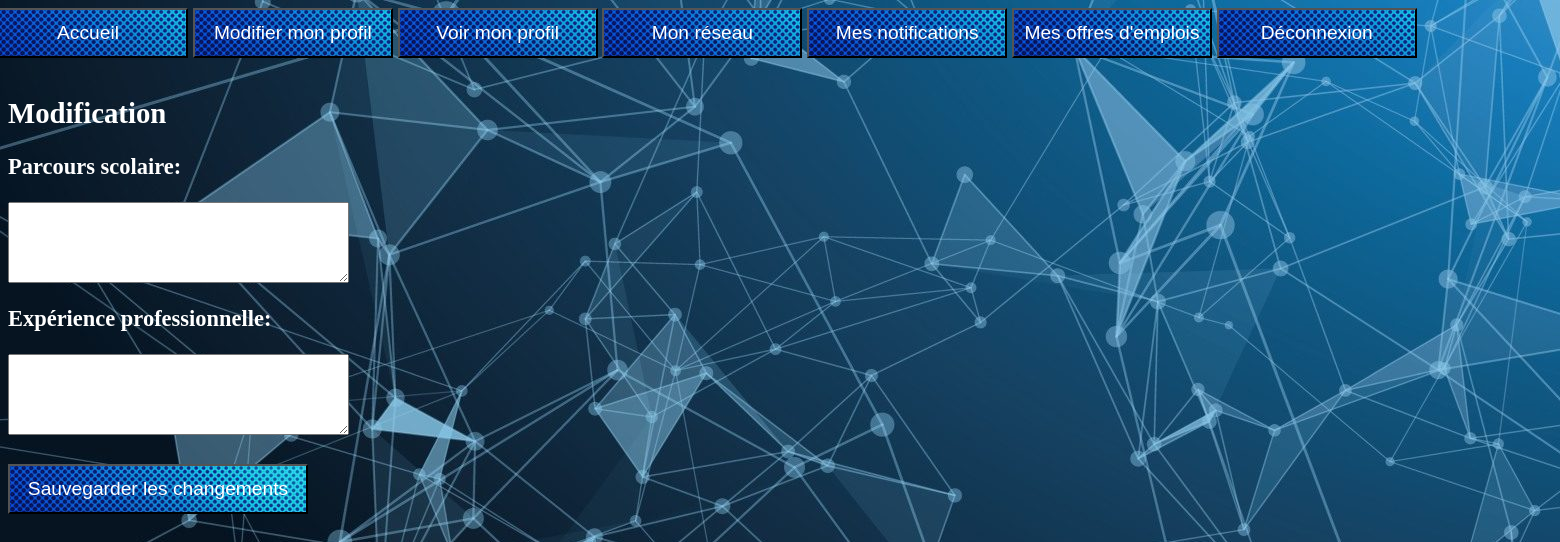
Page /modifier_etudes_experience_front.php on the earlier database version.
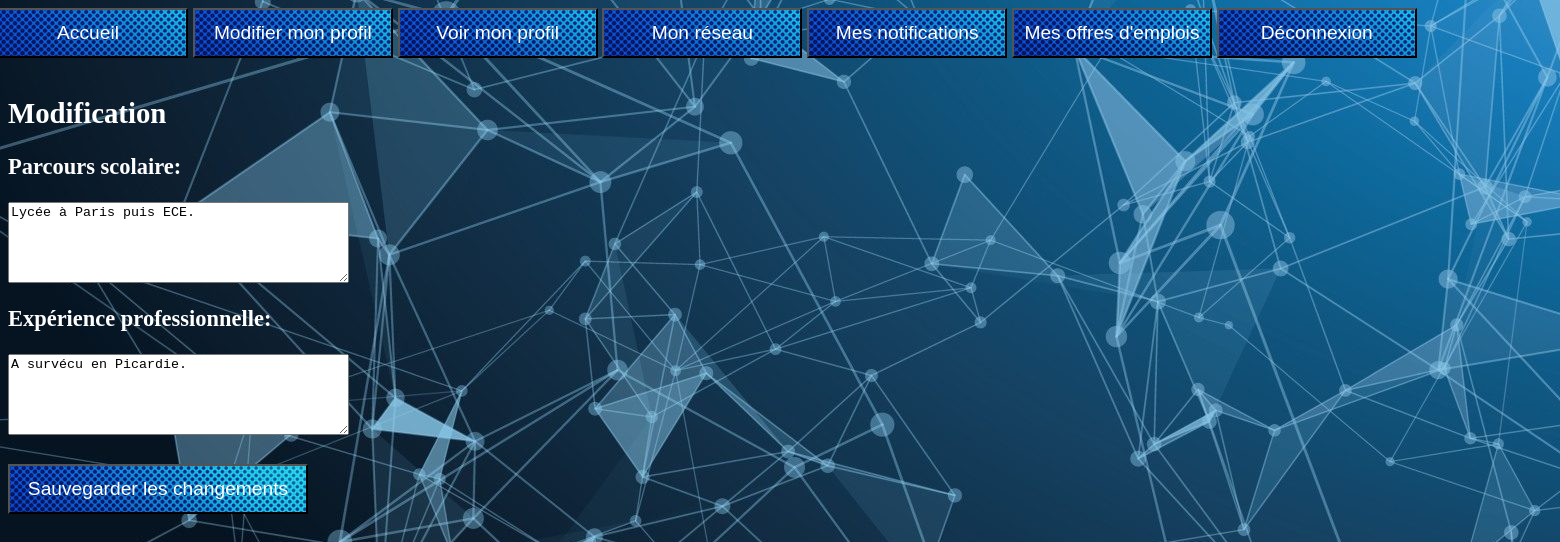
Same page on the later database version.
### tables this page shows
CREATE TABLE IF NOT EXISTS `profil` (
  `id_profil` int(11) NOT NULL AUTO_INCREMENT COMMENT 'Clé primaire du profil',
  `id_user` int(11) NOT NULL COMMENT 'Clé secondaire de l''utilisateur',
  `id_photo` int(11) DEFAULT NULL COMMENT 'Clé secondaire de la photo de profil',
  `id_fond` int(11) DEFAULT NULL COMMENT 'Clé secondaire de l''image de fond du profil',
  `id_cv` int(11) DEFAULT NULL COMMENT 'Clé secondaire du CV de l''utilisateur',
  `experience` text COMMENT 'Description de l''expérience',
  `etude` text COMMENT 'Description des études',
  `acces` varchar(10) NOT NULL DEFAULT 'publique' COMMENT 'Publique, prive ou restreint',
  PRIMARY KEY (`id_profil`),
  KEY `id_photo` (`id_photo`),
  KEY `id_fond` (`id_fond`),
  KEY `id_cv` (`id_cv`),
  KEY `id_user` (`id_user`)
);

### modifier_etudes_experience_front.php (the view, shortened to what this page needs)
<?php
    $db_handle = new mysqli("localhost", "root", "") or die ("Connexion au serveur impossible!");
    $db_handle->query('SET NAMES utf8');
    $SQL7 = "SELECT id_user FROM connexion";
    $result7 = $db_handle->query($SQL7);
    while ($db_field7 = $result7->fetch_assoc()) {
        $id_user = $db_field7["id_user"];
    }
    $SQL = "SELECT experience, etude FROM profil WHERE id_user='$id_user'";
    $result = $db_handle->query($SQL);
    while ($db_field = $result->fetch_assoc()) {
        $etude = $db_field["etude"];
        $experience = $db_field["experience"];
    }
?>
<html>
    <head>
     <link href="modifier_etudes_experience_front.css" rel="stylesheet"/>
    </head>
    <body>
    <ul class="menu">
            <li> <a href="accueil.php"><button>Accueil</button></a></li>
               <li> <a href="gestion_profil.php"><button>Modifier mon profil</button></a></li>
                <li> <a href="profil.php"><button>Voir mon profil</button></a></li>
               <li> <a href="reseau.php"><button>Mon réseau</button></a></li>
               <li> <a href="notifications.php"><button>Mes notifications</button></a></li>
               <li> <a href="liste_emplois.php"><button>Mes offres d'emplois</button></a></li>
               <li> <a href="deconnexion.php"><button>Déconnexion</button></a></li>
            </ul>
            <h2>Modification</h2>
            <form action="modifier_etudes_experience_back.php" method="post">
                <h3>Parcours scolaire:</h3>
                <p><textarea name="etude" cols="40" rows="5"><?php echo $etude; ?></textarea></p>
                <h3>Expérience professionnelle:</h3>
                <p><textarea name="experience" cols="40" rows="5"><?php echo $experience; ?></textarea></p>
                <input type="submit" value="Sauvegarder les changements">
            </form>
    </body>
</html>

### modifier_etudes_experience_front.css (style rules this page uses)
html { background-image: url(fond.jpg); color:white; font-size:120%; }
.menu { position: relative; width:200%; background-image: url(ban.jpg); height:75px; margin-left:-60px; margin-top: -10px; margin-bottom: 20px; }
.menu>li { position: relative; list-style:none; display:inline-table; }
.menu>li>a>button { margin-top:10px; height:50px; width:200px; background-image:url(bouton.jpg); color:white; font-size:100%; }
input[type="submit"] { margin-top:10px; height:50px; width:300px; background-image:url(bouton.jpg); color:white; font-size:100%; }

Differences in the rows shown:
now on this page (row edited): profil: etude "Lycée à Paris puis ECE.", experience "A survécu en Picardie."
